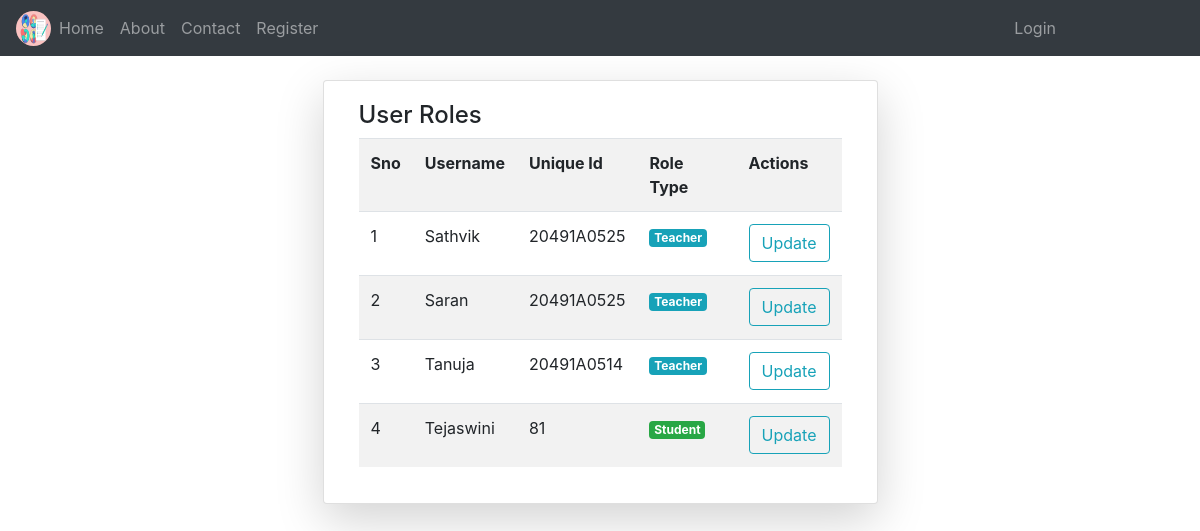
/roles/, run on an earlier commit of the app's database.
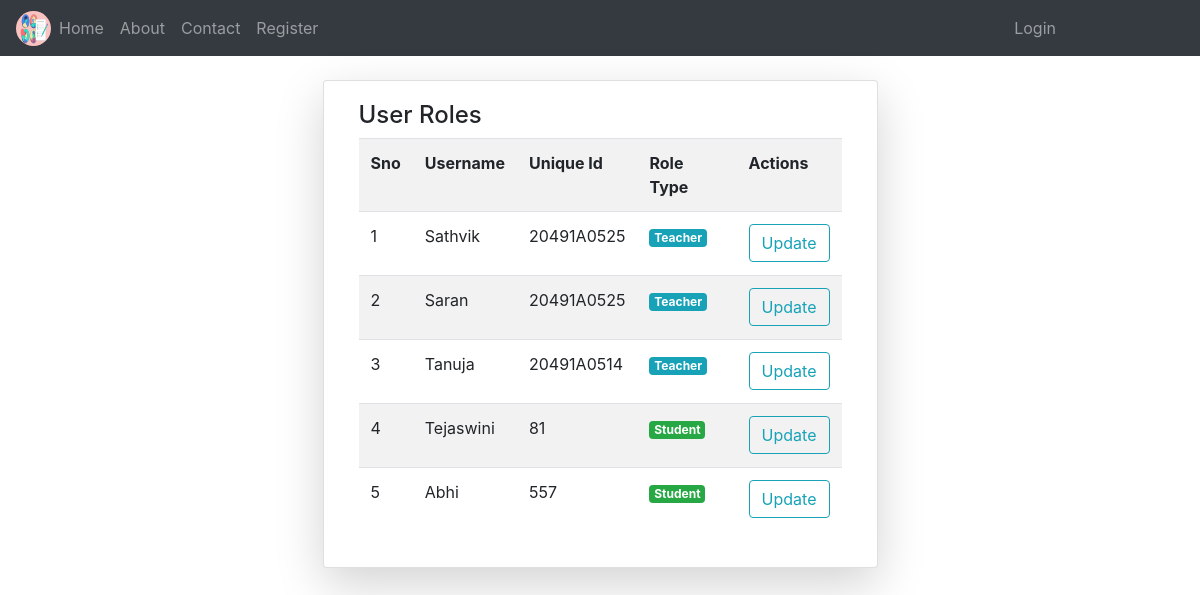
And on a later commit of the database.
### NotesApp/models.py (models this page shows)
class User(AbstractUser):
	v = [
		('d','Select Your gender'),
		('M','Male'),
		('F','Female'),
	]
	p = [
		('G','Guest'),
		('T','Teacher'),
		('S','Student'),
	]
	gd = models.CharField(choices=v,default='d',max_length=5)
	mb = models.CharField(max_length=11)
	uq = models.CharField(max_length=10)
	role = models.CharField(choices=p,default='G',max_length=5)
	is_teacher = models.BooleanField(default=False)
	is_student = models.BooleanField(default=False)
	pfimg = models.ImageField(upload_to='Profiles/',default='demoprofile.png')

### NotesApp/views.py (the view)
# urls.py: path('roles/',views.rolechange,name="role"),
def rolechange(request):
	k = User.objects.all()
	return render(request,'notehtmls/role.html',{'u':k})

### templates/notehtmls/role.html (shortened to what this page needs)
{% extends 'notehtmls/base.html' %}
{% block content %}
<div class="container mt-4">
	<div class="card col-md-6 shadow-lg mx-auto">
		<div class="card-body">
			<h4>User Roles</h4>
			<table class="table table-striped table-hover">
				<tr>
					<th>Sno</th>
					<th>Username</th>
					<th>Unique Id</th>
					<th>Role Type</th>
					<th>Actions</th>
				</tr>
				{% for i in u %}
				<tr>
					<td>{{forloop.counter}}</td>
					<td>{{i.username}}</td>
					<td>{{i.uq}}</td>
					<td>
						{% if i.role == 'G' %}
							<p class="badge badge-warning">Guest</p>
						{% elif i.role == 'T' %}
							<p class="badge badge-info">Teacher</p>
						{% elif i.role == 'S' %}
							<p class="badge badge-success">Student</p>
						{% else %}
							<p class="badge badge-danger">Admin</p>
						{% endif %}
					</td>
					<td>
						<a href="{% url 'rolup' i.id %}" class="btn btn-outline-info">Update</a>
					</td>
				</tr>
				{% endfor %}
			</table>
		</div>
	</div>
</div>
{% endblock %}

What changed in the data, as far as the page shows it:
added User: username "Abhi", uq "557", role "Student"
